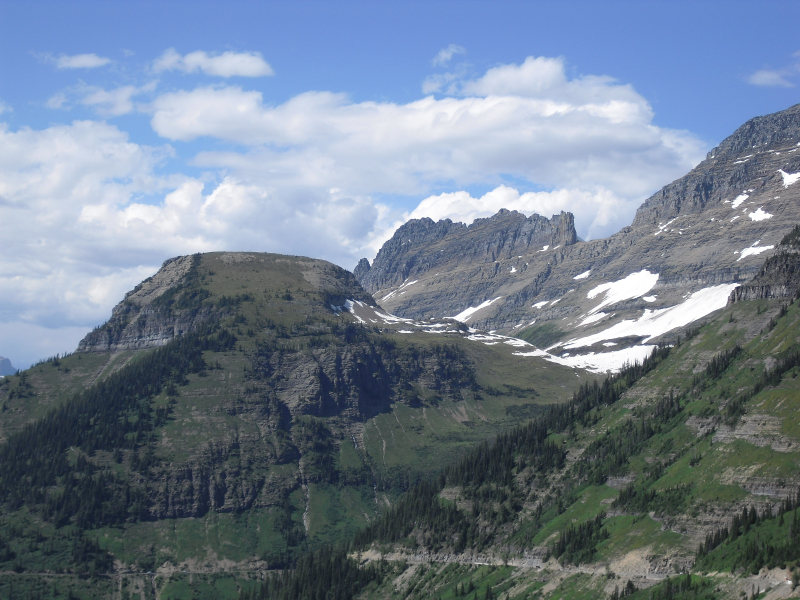
#> input picture glacier4/CIMG4019.JPG, 1600 x 1200 px, given in place of CIMG3350.JPG, which was not available (shown at 1/2 size)
$ python prog3_trial1.py --directory glacier4   (older library calls are emulated)
#> lines starting #> are read from the running program, lines starting #| are printed output that depends on the picture; pictures that were not available may be replaced by others from this repository, and a replacement may not be noted
import logging
import argparse
import os
import cv2
import numpy as np
import math
from matplotlib import pyplot as plt
import definitions


def save_stiched_image(output_image_folder, stiched_image):
    pass


def draw_keypoints(vis, keypoints, color=(0, 255, 255)):
    for kp in keypoints:
        x, y = kp.pt
        cv2.circle(vis, (int(x), int(y)), 2, color)


def get_matching_pair_coordinates(kp_query, kp_train, match):
    kp_train_index = match.trainIdx
    kp_query_index = match.queryIdx
    train_point = kp_train[kp_train_index]
    query_point = kp_query[kp_query_index]
    return query_point.pt[0], train_point.pt[0], query_point.pt[1], train_point.pt[1]


def assemble_A_matrices(x, x_p, y, y_p):
    A_1 = np.zeros((2, 9))
    A_1[0, 0] = -1 * x
    A_1[1, 3] = -1 * x
    A_1[0, 1] = -1 * y
    A_1[1, 4] = -1 * y
    A_1[0, 2] = -1
    A_1[1, 5] = -1
    A_1[0, 6] = x * x_p
    A_1[0, 7] = x_p * y
    A_1[0, 8] = x_p
    A_1[1, 8] = y_p
    A_1[1, 7] = y_p * y
    A_1[1, 6] = y_p * x
    return A_1


def assemble_H_matrix(h):
    H = np.ones((3, 3))
    H[0, 0] = h[0]
    H[0, 1] = h[1]
    H[0, 2] = h[2]
    H[1, 0] = h[3]
    H[1, 1] = h[4]
    H[1, 2] = h[5]
    H[2, 0] = h[6]
    H[2, 1] = h[7]
    H[2, 2] = h[8]
    return H


def count_number_of_inlers(kp_query, kp_train, matches, H):
    count = 0
    matched_points = []
    for i in range(len(matches)):
        x, x_p, y, y_p = get_matching_pair_coordinates(kp_query, kp_train, matches[i])
        query_points = np.array([[x], [y], [1]])
        train_points = np.array([[x_p], [y_p], [1]])
        transform_points = np.matmul(H, query_points)
        transform_points = transform_points / transform_points[2]
        # Calculate tranformation error
        transform_points_error = transform_points - train_points
        abs_transform_points_error = np.abs(transform_points_error)
        # flag = abs_transform_points_error.all() < 0.001
        flag = ((abs_transform_points_error <= 5).sum() == abs_transform_points_error.size).astype(np.int)
        if flag:
            matched_points.append([x, x_p, y, y_p])
            count += 1
    return count, matched_points


def compute_homography_matrix(kp_query, kp_train, matches, i):
    # Get matching pair coordinates
    x1, x1_p, y1, y1_p = get_matching_pair_coordinates(kp_query, kp_train, matches[i])
    x2, x2_p, y2, y2_p = get_matching_pair_coordinates(kp_query, kp_train, matches[i + 1])
    x3, x3_p, y3, y3_p = get_matching_pair_coordinates(kp_query, kp_train, matches[i + 2])
    x4, x4_p, y4, y4_p = get_matching_pair_coordinates(kp_query, kp_train, matches[i + 3])

    # Assemble A matrix
    A_1 = assemble_A_matrices(x1, x1_p, y1, y1_p)
    A_2 = assemble_A_matrices(x2, x2_p, y2, y2_p)
    A_3 = assemble_A_matrices(x3, x3_p, y3, y3_p)
    A_4 = assemble_A_matrices(x4, x4_p, y4, y4_p)

    A = np.concatenate((A_1, A_2, A_3, A_4), axis=0)

    # Compute singular Value Decomposition
    u, s, vh = np.linalg.svd(A, full_matrices=True)
    h = vh[-1, :]

    # Test h vector
    test_sol = np.matmul(A, h)
    if test_sol.any() > 0.0000001:
        print("ERROR: incorrect h vector")

    # Assemble H Matrix
    H = assemble_H_matrix(h)
    return H

    # kp_query, kp_train, matches, best_inlier_points

def compute_best_homography_matrix(kp_query, kp_train, matches, best_inliers):
    # First iteration
    x, x_p, y, y_p = best_inliers[0]
    # Assemble A matrix
    A = assemble_A_matrices(x, x_p, y, y_p)
    for k in range(1, len(best_inliers)):
        x, x_p, y, y_p = best_inliers[k]
        # Assemble A matrix
        A_ = assemble_A_matrices(x, x_p, y, y_p)
        A = np.concatenate((A, A_), axis=0)

    # Compute singular Value Decomposition
    u, s, vh = np.linalg.svd(A, full_matrices=True)
    h = vh[-1, :]

    # Test h vector
    test_sol = np.matmul(A, h)
    if test_sol.any() > 0.0000001:
        print("ERROR: incorrect h vector")

    # Assemble H Matrix
    H = assemble_H_matrix(h)
    return H


def compute_H_from_RANSAC(kp_query, kp_train, matches):
    homography_matrices = []
    ransac_count = []
    inlier_points_list = []

    for i in range(0, 25, 4):
        H = compute_homography_matrix(kp_query, kp_train, matches, i)
        homography_matrices.append(H)
        inlier_count, inlier_points = count_number_of_inlers(kp_query, kp_train, matches, H)
        ransac_count.append(inlier_count)
        inlier_points_list.append(inlier_points)
    # Return H with most votes
    best_H =  homography_matrices[ransac_count.index(max(ransac_count))]
    best_inlier_points = inlier_points_list[ransac_count.index(max(ransac_count))]
    # Find best H from inlier points that agreed with highest voted H
    best_H = compute_best_homography_matrix(kp_query, kp_train, matches, best_inlier_points)
    return best_H


def compute_homography_transform(H, query_vector):
    query_vector = np.asarray(query_vector)
    # query_vector = np.array([[query_vector[0]], [query_vector[1]], [query_vector[2]]])
    transform_vector = np.matmul(H, query_vector)
    transform_vector = transform_vector / transform_vector[2]
    return transform_vector


def compute_size_of_mosaic(train_image, image_list, H_transformation_list):
    size_train_image = np.shape(train_image)
    max_x = size_train_image[1]
    max_y = size_train_image[0]
    min_x = 0
    min_y = 0
    for i in range(len(image_list)):
        size_query_image = np.shape(image_list[i])
        max_x_query_image = size_query_image[1]
        max_y_query_image = size_query_image[0]

        # Find projection of query image corners to determine max and min x and y values
        top_left_query = compute_homography_transform(H_transformation_list[i], [[0], [0], [1]])
        top_right_query = compute_homography_transform(H_transformation_list[i], [[max_x_query_image], [0], [1]])
        bottom_left_query = compute_homography_transform(H_transformation_list[i], [[0], [max_y_query_image], [1]])
        bottom_right_query = compute_homography_transform(H_transformation_list[i], [[max_x_query_image], [max_y_query_image], [1]])

        # Determine max and min x and y values
        min_x = min(top_left_query[0], bottom_left_query[0], min_x)
        min_y = min(top_left_query[1], top_right_query[1], min_y)
        max_x = max(top_right_query[0], bottom_right_query[0], max_x)
        max_y = max(bottom_right_query[1], bottom_left_query[1], max_y)

    # Compute new mosaic size
    mosaic_x_range = max_x + abs(min_x)
    mosaic_y_range = max_y + abs(min_y)

    # Compute x and y offset from training image
    train_image_x_offset = abs(min_x)
    train_image_y_offset = abs(min_y)

    return mosaic_x_range, mosaic_y_range, train_image_x_offset, train_image_y_offset, size_train_image[1], size_train_image[0]


# Putting indices into 3x3 matrix to directly multiply by H and get new index value
def assemble_indices_matrix(query_gray_image):
    size_image = np.shape(query_gray_image)
    x_indices_matrix = np.fromfunction(lambda j, i: i, (size_image[0], size_image[1]))
    y_indices_matrix = np.fromfunction(lambda j, i: j, (size_image[0], size_image[1]))
    ones_matrix = np.ones((size_image[0], size_image[1]))
    indices_matrix = np.stack((x_indices_matrix, y_indices_matrix, ones_matrix))
    print(indices_matrix)
    return indices_matrix


def main():
    # Setup Log
    logging.basicConfig(filename='Stitch_image.log', level=logging.DEBUG,
                        format='%(asctime)s - %(levelname)s - %(message)s', filemode='w')

    # Setup argument parser
    ap = argparse.ArgumentParser()
    ap.add_argument("-d", "--directory", required=True,
                    help="image directory")

    args = vars(ap.parse_args())

    # Save Parameters
    input_directory = args['directory']

    # Print input parameters to log
    logging.info('Input Parameters:\n'
                 '\tDirectory: {}\n'
                 .format(input_directory))

    # Create output image folder if doesn't exits
    output_image_folder = os.path.join(os.path.dirname(input_directory), 'output_images')
    if not os.path.exists(output_image_folder):
        os.mkdir(output_image_folder)


    # Test 2 images
    image_directory = os.path.join(definitions.ROOT_DIR, input_directory)
    # Need each consecutive pair of query images as well as my center image where all will be mapped
    train_image_path = os.path.join(image_directory, 'CIMG3350.JPG')
    query_image_path = os.path.join(image_directory, 'CIMG3349.JPG')
    query2_image_path = os.path.join(image_directory, 'CIMG3351.JPG')
    train_gray_image = cv2.imread(train_image_path, 0)
#> train_gray_image: shape (1200, 1600); min 8, max 255, mean 123.7
    query_gray_image = cv2.imread(query_image_path, 0)
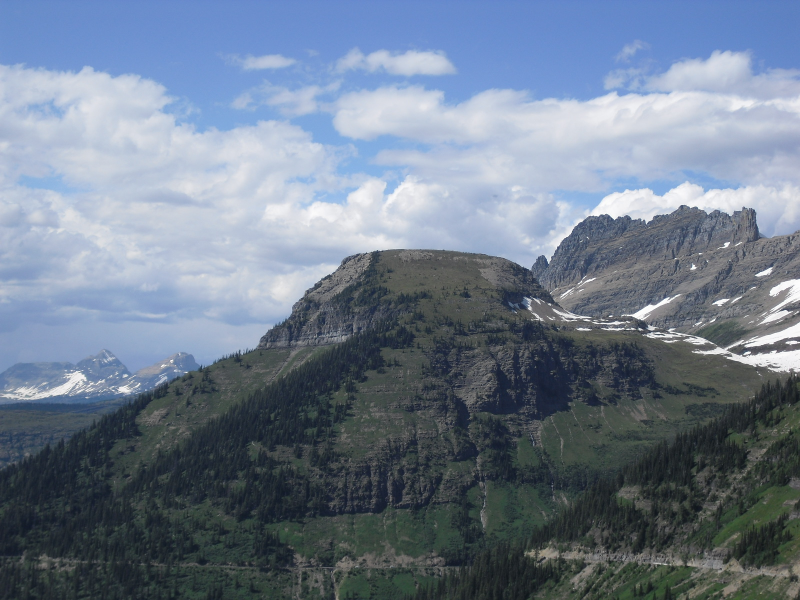
#> input picture glacier4/CIMG4020.JPG, 1600 x 1200 px, given in place of CIMG3349.JPG, which was not available (shown at 1/2 size)
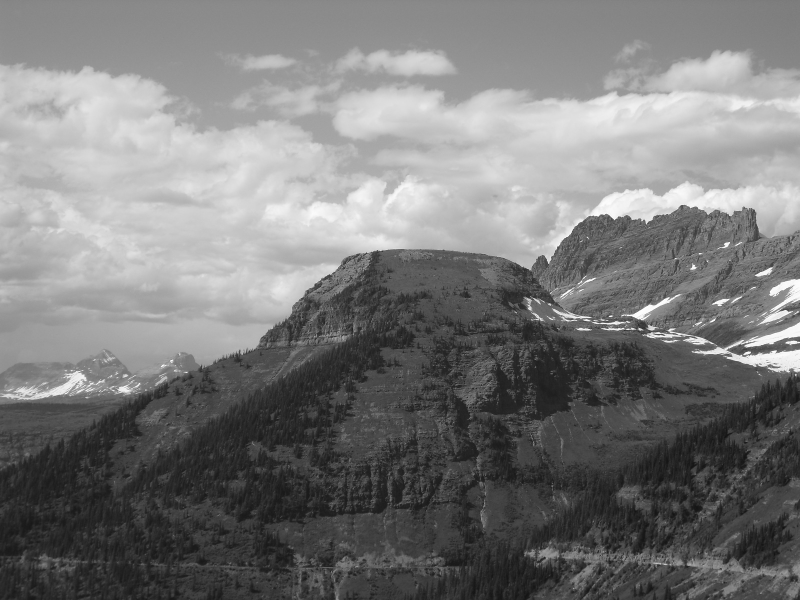
#> query_gray_image: shape (1200, 1600) (shown at 1/2 size); min 12, max 255, mean 121.7
    query2_gray_image = cv2.imread(query2_image_path, 0)
    orb = cv2.ORB_create()
    # find the keypoints and descriptors with SIFT
    kp_train, des_train = orb.detectAndCompute(train_gray_image, None)
#> kp_train = 500 keypoints; strongest (x, y, size): (1339, 691, 31), (1507, 292, 31), (889, 660, 31), (1425, 314, 31)
    kp_query, des_query = orb.detectAndCompute(query_gray_image, None)
#> kp_query = 500 keypoints; strongest (x, y, size): (1500, 704, 31), (1337, 661, 31), (1229, 439, 31), (1078, 639, 31)
    kp_query2, des2_query = orb.detectAndCompute(query2_gray_image, None)
#> kp_query2 has the same summary as kp_query
    # create BFMatcher object
    bf = cv2.BFMatcher(cv2.NORM_HAMMING, crossCheck=True)
    # Match descriptors.
    matches = bf.match(des_query, des_train)
#> matches = 239 matches
    matches2 = bf.match(des2_query, des_train)
#> matches2 = 239 matches
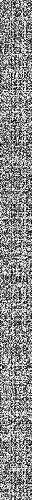
#> des2_query: shape (500, 32); min 0, max 255, mean 137.3

    # Sort them in the order of their distance.
    matches = sorted(matches, key=lambda x: x.distance)
    matches2 = sorted(matches2, key=lambda x: x.distance)
    # Draw first 10 matches.
    # img3 = cv2.drawMatches(query_gray_image, kp_query, train_gray_image, kp_train, matches[:2], None, flags=2)
    # plt.imshow(img3), plt.show()

    # Compute H Matrix implementing RANSAC algorithm
    HR = compute_H_from_RANSAC(kp_query, kp_train, matches)
#> the loop in compute_H_from_RANSAC, `for i in range(0, 25, 4):` made 7 passes
#> in compute_best_homography_matrix, `u, s, vh = np.linalg.svd(A, full_matrices=True)`:
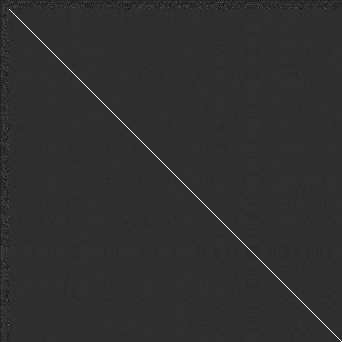
#> u: shape (342, 342) float64; min -0.227, max 0.991, mean -6.39e-05; drawn with min black and max white
    HL = compute_H_from_RANSAC(kp_query2, kp_train, matches2)

    # Compute size of mosaic
    image_list = [query_gray_image]
    H_transformation_list = [HR]
    mosaic_x_range, mosaic_y_range, train_image_x_offset, train_image_y_offset, x,y = compute_size_of_mosaic(train_gray_image, image_list, H_transformation_list)
#> the loop in compute_size_of_mosaic, `for i in range(len(image_list)):` made 1 pass

    # # Implementing my own warp algorithm with matrix multiplication, faster than nested for loops!
    # indices_matrix = assemble_indices_matrix(query_gray_image)
    # indices_matrix2 = assemble_indices_matrix(query2_gray_image)

    # Multiply Matrices by corresponding H
    # warped_indices = np.matmul(indices_matrix, H_transformation_list[0])
    # warped_indices2 = np.matmul(H_transformation_list[1], indices_matrix2)

    # Warp source image to destination based on homography
    # H_Mat = cv2.CreateMat(3, 3, cv2.CV_64FC1)
    # H_Mat = cv2.Mat
    # H_Mat[0, 0] = 1
    # H_Mat[0, 1] = 2

    # input_bgr_image = cv2.imread(train_image_path)
    # input_rgb_image = cv2.cvtColor(input_bgr_image, cv2.COLOR_BGR2RGB)
    #
    # ##### This works but displays top and bottom border
    # ax = plt.axes([0, 0, 1, 1], frameon=False)
    #
    # # Then we disable our xaxis and yaxis completely. If we just say plt.axis('off'),
    # # they are still used in the computation of the image padding.
    # ax.get_xaxis().set_visible(False)
    # ax.get_yaxis().set_visible(False)
    #
    # # Even though our axes (plot region) are set to cover the whole image with [0,0,1,1],
    # # by default they leave padding between the plotted data and the frame. We use tigher=True
    # # to make sure the data gets scaled to the full extents of the axes.
    # plt.autoscale(tight=True)
    # plt.axis('off')
    #
    # # lose()


    train_image_x_offset = int(math.ceil(train_image_x_offset))
    train_image_y_offset = int(math.ceil(train_image_y_offset))

    transform_array = np.array([[1, 0, train_image_y_offset],
                                [0, 1, train_image_x_offset],
                                [0, 0, 1]])

    im_out = cv2.warpPerspective(query_gray_image, HR, (math.ceil(mosaic_x_range[0]), math.ceil(mosaic_y_range[0])))

    im_out[train_image_y_offset:y + train_image_y_offset, train_image_x_offset:x + train_image_x_offset] = train_gray_image
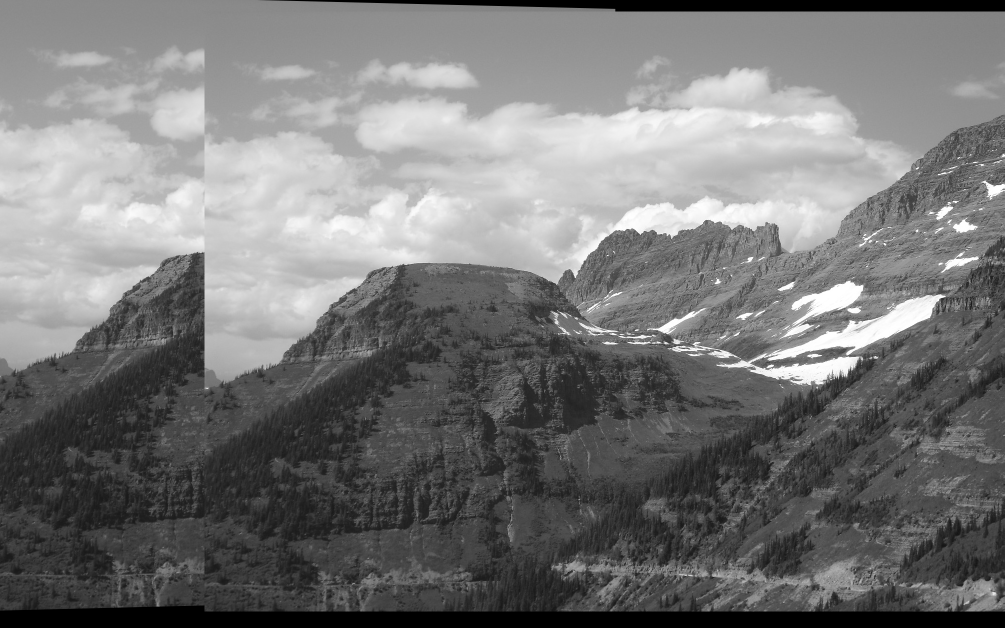
#> im_out: shape (1255, 2009) (shown at 1/2 size); min 0, max 255, mean 119.2

    cv2.imshow('', im_out)
    cv2.waitKey(0)

    image_list = [query2_gray_image]
    H_transformation_list = [HL]
    mosaic2_x_range, mosaic2_y_range, train_image2_x_offset, train_image2_y_offset,x,y = compute_size_of_mosaic(
        im_out, image_list, H_transformation_list)
#> the loop in compute_size_of_mosaic (call 2), `for i in range(len(image_list)):` made 1 pass

    train_image2_x_offset = int(math.ceil(train_image2_x_offset))
    train_image2_y_offset = int(math.ceil(train_image2_y_offset))

    transform_array = np.array([[1, 0, train_image2_y_offset],
                                [0, 1, train_image2_x_offset],
                                [0, 0, 1]])

    im_out2 = cv2.warpPerspective(query2_gray_image, HL, (math.ceil(mosaic2_x_range[0]), math.ceil(mosaic2_y_range[0])))
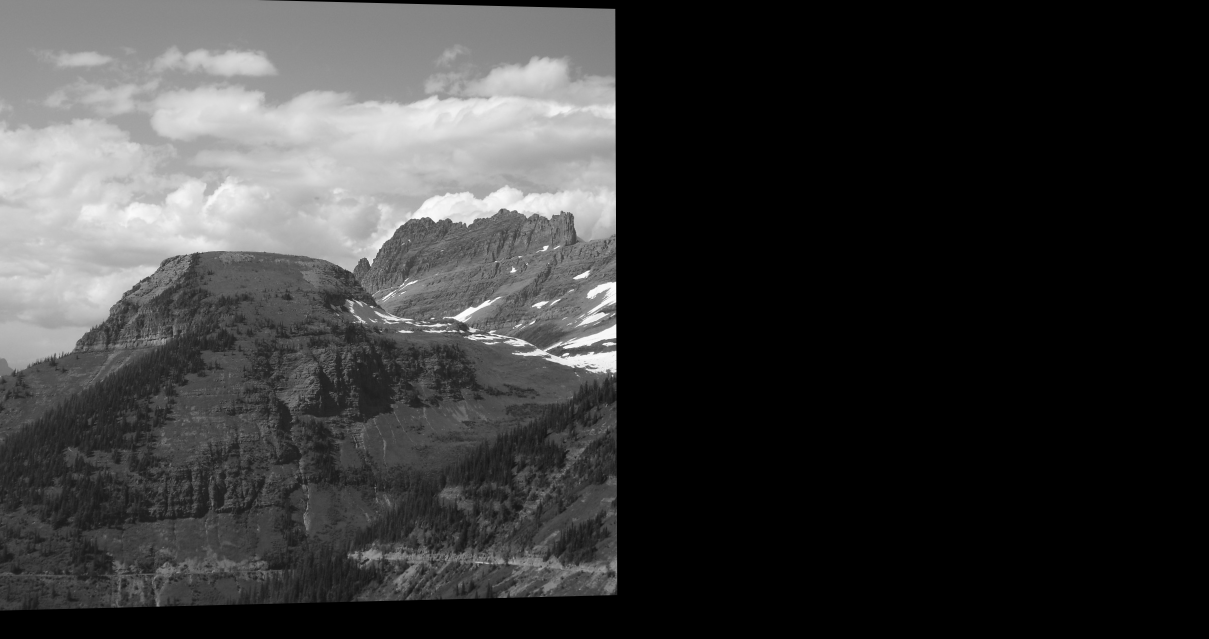
#> im_out2: shape (1278, 2418) (shown at 1/2 size); min 0, max 255, mean 56.6

    im_out2[train_image2_y_offset:y + train_image2_y_offset,
    train_image2_x_offset:x + train_image2_x_offset] = im_out
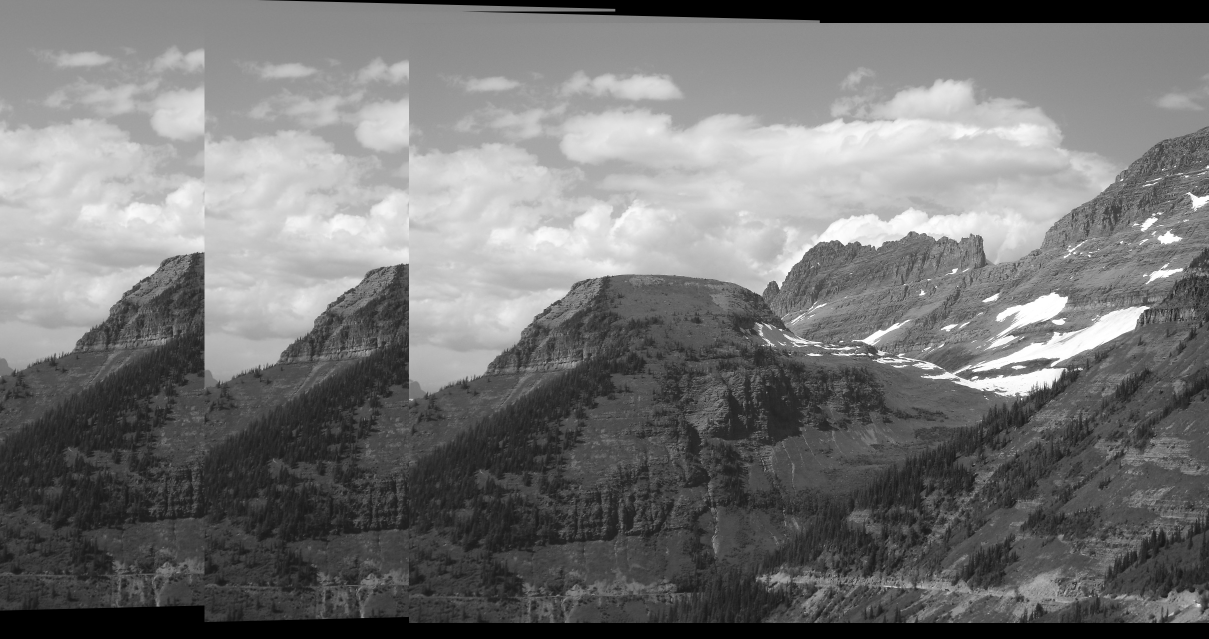
#> im_out2: shape (1278, 2418) (shown at 1/2 size); min 0, max 255, mean 117.7

    cv2.imshow('next',im_out2)
    cv2.waitKey(0)


if __name__ == '__main__':
    main()
